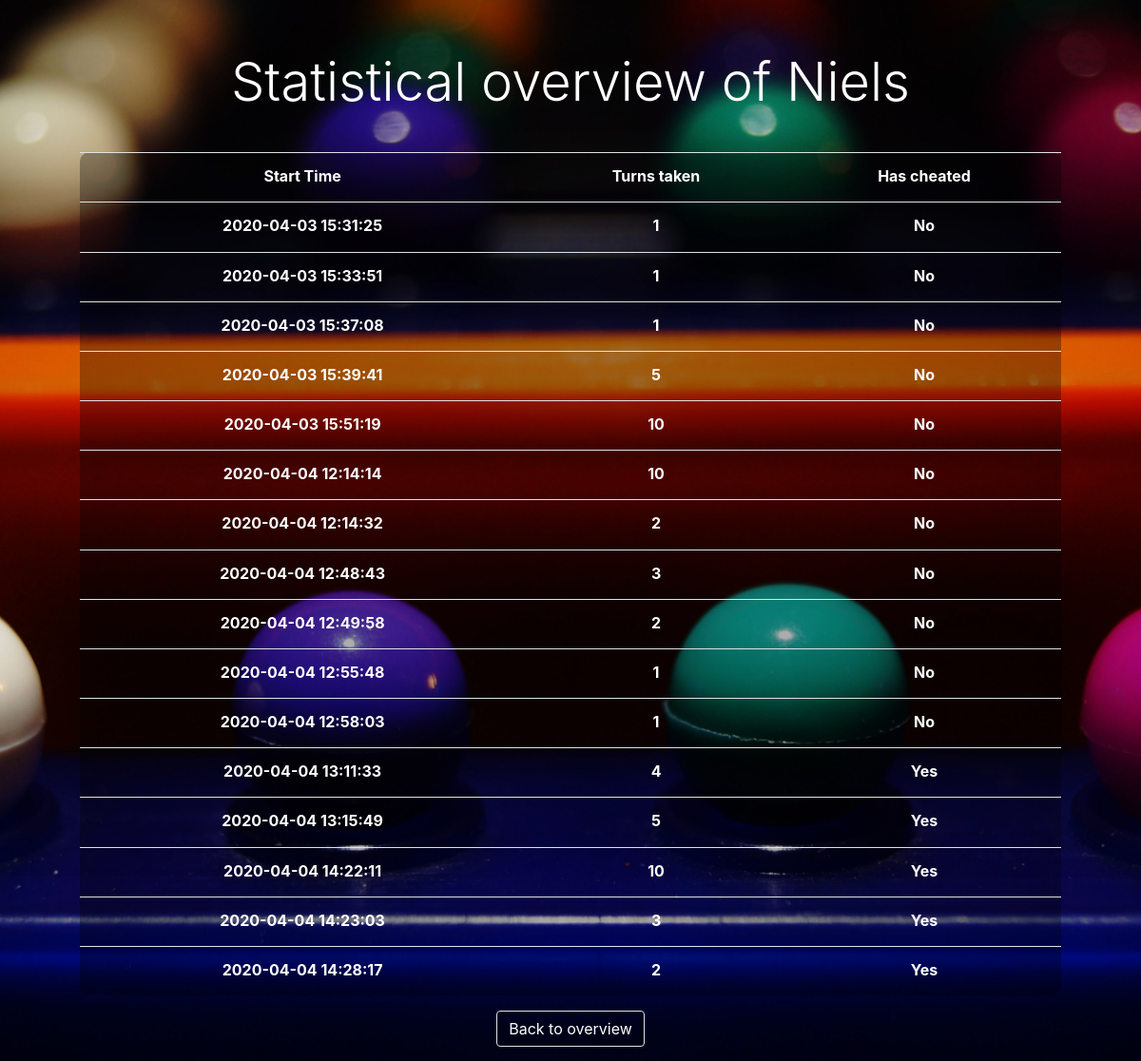
The page /statistics/Niels on the database as committed earlier.
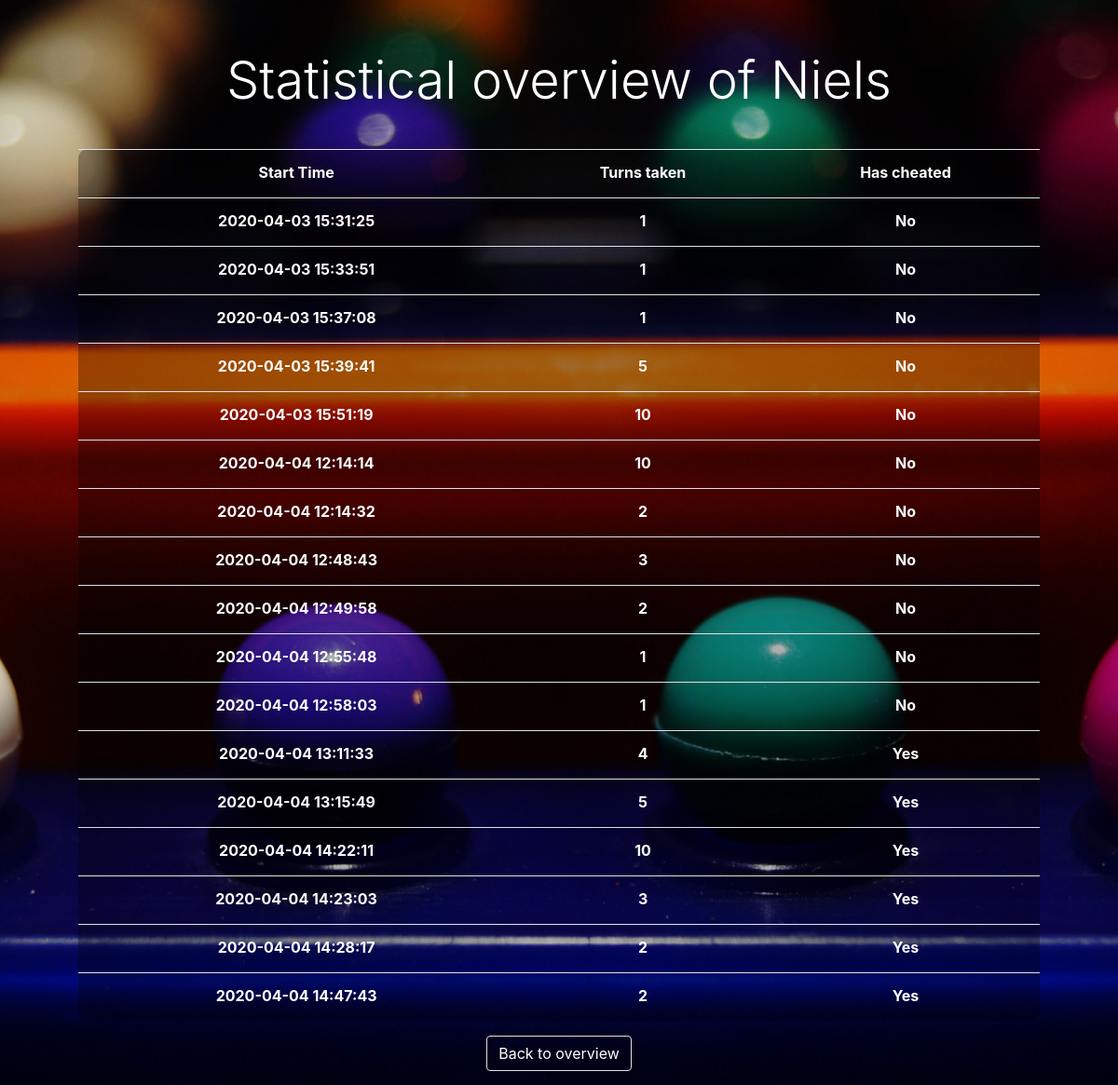
The same page on the database as committed later.
### tables this page shows
CREATE TABLE `Game` (
  `id` INTEGER PRIMARY KEY AUTOINCREMENT NOT NULL,
  `username` VARCHAR(45) NOT NULL,
  `guess_amount` INTEGER NOT NULL,
  `has_cheated` TINYINT NOT NULL,
  `start_time` DATETIME NOT NULL
);

### Main.py (the view)
@app.route('/statistics/<username>')
def details(username):
    name = str(username)
    rows = controller.get_details_of_player(name)
    return render_template('detailedstatistics.html', name=name, rows=enumerate(rows))

### controllers/MainController.py (called while the page is built)
    def get_details_of_player(self, username):
        db = DB()
        rows = db.query(
            'SELECT start_time, guess_amount, has_cheated from Game where username = ? and guess_amount != 0',
            (username,))
        db.close()
        return rows

### models/DB.py (called while the page is built)
    def open_db(self):
        self.db = sqlite3.connect(os.path.abspath('./mastermind.db'))
        self.cursor = self.db.cursor()
        self.connected = True

    def query(self, query, bindings=None):
        self.open_db()
        curs = self.db.cursor()
        if bindings:
            curs.execute(query, bindings)
        else:
            curs.execute(query)
        return curs.fetchall()

    def close(self):
        self.db.commit()
        self.db.close()
        self.connected = False

### templates/detailedstatistics.html (shortened to what this page needs)
<!DOCTYPE html>
<html lang="en">
<head>
    <link rel="stylesheet" href="https://stackpath.bootstrapcdn.com/bootstrap/4.3.1/css/bootstrap.min.css"
>
    <link rel="stylesheet" href="{{ url_for('static', filename='css/main.css') }}">
</head>
<body>
<section id="cover" class="min-vh-100">
    <div class="container padding45px">
        <h1 class="display-4 py-2 text-truncate text-white text-center">Statistical overview of {{name}}</h1>
        <div class="row text-white">
            <div class="col-xl-12 col-lg-12 col-md-12 col-sm-12 mx-auto text-center form p-4">
                <table class="table lightdarkbg text-white">
                    <tr>
                        <th>
                            Start Time
                        </th>
                        <th>
                            Turns taken
                        </th>
                        <th>
                            Has cheated
                        </th>
                    </tr>
                    {% for i, row in rows%}
                    <tr class="text-white">
                        <th>
                            {{row[0][:19]}}
                        </th>
                        <th>
                            {{row[1]}}
                        </th>
                        <th>
                            {%if row[2] > 0%}
                            Yes
                            {%else%}
                            No
                            {%endif%}
                        </th>
                    </tr>
                    {% endfor %}
                </table>
                <a class="text-decoration-none" href="/statistics">
                    <button class="btn text-white border">
                        Back to overview
                    </button>
                </a>
            </div>
        </div>
    </div>
</section>
</body>
</html>

Rows that differ between the two databases and show on the page:
added Game: start_time "2020-04-04 14:47:43", guess_amount "2", has_cheated "Yes"
